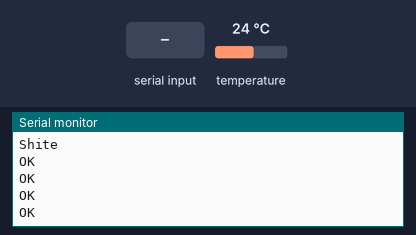
Bench run of a sketch on a simulated Arduino Mega 2560, built with avr-gcc and run on an emulated ATmega2560. Shown: the last lines printed to the serial monitor. The inputs (shaded band) are chosen by the test bench; at power-on: temperature 24 °C. The modem accepts every AT command (registered, SIM ready, sends succeed) and sends nothing else.

Above: at 10.2 s.
10.3 s: "+CMT:\n" received over the second serial link
At 11.5 s:
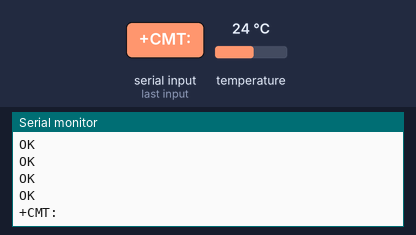
11.8 s: "TestBoton\n" received over the second serial link
At 13.2 s:
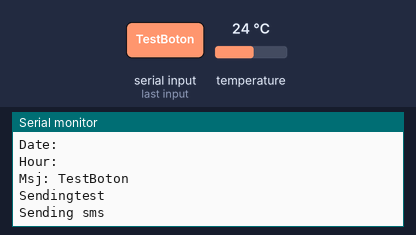

Measured:
- after the input at 10.3 s, the serial monitor: prints a new line at once (image 1)
- after the input at 11.8 s, the serial monitor: prints a new line at once (image 2)

The sketch:

sim900testTiva_.ino
```cpp
#include <OneWire.h>
#include <string.h>
//#include <SoftwareSerial.h>

//SoftwareSerial mySerial(9, 10);
int smsCount = 0;
char sms[250];
int flag = 0;
char first;
char second;
String s;
String code,number,date,hour,msj;
OneWire  ds(10);  // on pin 10 (a 4.7K resistor is necessary)
//const int PF4 = 31;     // the number of the pushbutton pin
//const int LED =  39;
//int buttonState = 0;
//int flag = 0;
int count = 0;
float grados[5];
float grado = 0;
String cadena;

void setup()
{

  Serial.begin(19200);
  delay(1000);
  Serial2.begin(19200);   // Setting the baud rate of GSM Module
  delay(1000);

  Serial.println("Shite");

  //Serial.begin(19200);    // Setting the baud rate of Serial Monitor (Arduino)
  delay(1000);
  Serial2.println("AT+IPR=19200");
  delay(1000);
  Serial2.println("AT\r");
  delay(1000);
  //Serial.println("Test");
  Serial2.println("AT+CMGF=1\r");
  delay(1000);

  delay(1000);
  Serial2.println("AT+CNMI=1,2,0,0,0\r");
    // blurt out contents of new SMS upon receipt to the GSM shield's serial out
  delay(1000);
  //Serial2.println("AT+IPR?");
  delay(1000);
  flag = 1;
}


void loop()
{
  if (Serial2.available() > 0) {
        char incoming_char = Serial2.read();
        //Serial.println(incoming_char);
        s += incoming_char;
        //Serial.println(incoming_char);
  }
    if (s.charAt(s.length() - 1) == '\n') {
        Serial.println(s);
        smsCount++;
        if(smsCount ==1){
            code = s.substring(0,5);
            //Serial.println(s);
            //Serial.println(code);
            //if(code == "OK"){
              //  Serial.println(s);
            //}

            //if(code == "AT+CN"){
              //  Serial.println(s);
            //}
            if(code == "+CMT:"){
                flag = 1;
                number = s.substring(8,19);
                date = s.substring(25,33);
                hour = s.substring(34,42);
            }
            else{
                //flag = 0;
                smsCount = 0;
            }
        }
        if(flag == 1 && smsCount == 2){
            //flag = 0;
            msj = s;
            msj = msj.substring(0,9);
            smsCount = 0;
            Serial.print("Code: ");
            Serial.println(code);
            Serial.print("Number: ");
            Serial.println(number);
            Serial.print("Date: ");
            Serial.println(date);
            Serial.print("Hour: ");
            Serial.println(hour);
            Serial.print("Msj: ");
            Serial.println(msj);
            if(msj.equals("TestBoton")){
                Serial.println("Sendingtest");
                SendMessage();
            }else{
                Serial.println("ErrorTest");
            }
        }

        //Serial.println(s);
        //Serial.println(s.length());
        //sub1 = s.substring(8,18);
        //Serial.println(sub1);
        s="";
    }

  /*
  if (s.charAt(s.length() - 1) == '\n') {
  Serial.println(s);

  //Serial.println(s.substring(0,5));
  s = "";
  }*/

  //RecieveMessage();


}


 void SendMessage()
{
     Serial.println("Sending sms");

     for (count = 0; count <5; count++){
         byte i;
         byte present = 0;
         byte type_s;
         byte data[12];
         byte addr[8];
         float celsius, fahrenheit;


         ds.search(addr);

         if (OneWire::crc8(addr, 7) != addr[7]) {
             Serial.println("CRC is not valid!");
             return;
         }
         // the first ROM byte indicates which chip
         switch (addr[0]) {
         case 0x10:
             Serial.println("  Chip = DS18S20");  // or old DS1820
             type_s = 1;
             break;
         case 0x28:
             //Serial.println("  Chip = DS18B20");
             type_s = 0;
             break;
         case 0x22:
             Serial.println("  Chip = DS1822");
             type_s = 0;
             break;
         default:
             Serial.println("Device is not a DS18x20 family device.");
             return;
         }

         ds.reset();
         ds.select(addr);
         ds.write(0x44, 1);        // start conversion, with parasite power on at the end

         delay(1000);     // maybe 750ms is enough, maybe not
         // we might do a ds.depower() here, but the reset will take care of it.

         present = ds.reset();
         ds.select(addr);
         ds.write(0xBE);         // Read Scratchpad

         // Convert the data to actual temperature
         // because the result is a 16 bit signed integer, it should
         // be stored to an "int16_t" type, which is always 16 bits
         // even when compiled on a 32 bit processor.
         int16_t raw = (data[1] << 8) | data[0];
         if (type_s) {
             raw = raw << 3; // 9 bit resolution default
             if (data[7] == 0x10) {
                 // "count remain" gives full 12 bit resolution
                 raw = (raw & 0xFFF0) + 12 - data[6];
             }
         } else {
             byte cfg = (data[4] & 0x60);
             // at lower res, the low bits are undefined, so let's zero them
             if (cfg == 0x00) raw = raw & ~7;  // 9 bit resolution, 93.75 ms
             else if (cfg == 0x20) raw = raw & ~3; // 10 bit res, 187.5 ms
             else if (cfg == 0x40) raw = raw & ~1; // 11 bit res, 375 ms
             //// default is 12 bit resolution, 750 ms conversion time
         }
         celsius = (float)raw / 16.0;
         fahrenheit = celsius * 1.8 + 32.0;
         grados[count] = celsius;

     }
         //Serial.println(celsius);
         //Serial.print("  Temperature = ");
         //Serial.print(celsius);
         //Serial.print(" Celsius, ");
         //Serial.print(fahrenheit);
         //Serial.println(" Fahrenheit");
         //Serial.println("END-ADDR");


         /*Serial.println("No more addressesX.");
                               Serial.println("END-NOADDR");
                               Serial.println();
                               ds.reset_search();
                               delay(250);
                               return;
             }*/

         for (count = 0; count < 5; count++){

             grado+= grados[count];
         }
         grado /= 5;

         //Serial.print("Grados: ");
         //Serial.println(grado);

         //SendMessage();
         //grado = 0;


         //Serial.print(grados[count]);


     //if (Serial2.available()>0)

     //Serial2.println("AT");
     //delay(1000);
     //Serial.write(Serial2.read());
     //}


     Serial2.println("AT+CMGF=1");    //Sets the GSM Module in Text Mode
     delay(1000);  // Delay of 1000 milli seconds or 1 second
     Serial2.println("AT+CMGS=\"+50241679097\"\r"); // Replace x with mobile number
     delay(1000);
     String gradoStr = String(grado,DEC);
     cadena = "ID01,"+gradoStr+"C";
     Serial2.println(cadena);// The SMS text you want to send
     //Serial2.println("Probando SMS Sim900");// The SMS text you want to send
     delay(100);
     Serial2.println((char)26);// ASCII code of CTRL+Z
     delay(1000);
     RecieveMessage();
}


 void RecieveMessage()
{
  Serial.println("Test3");
  Serial2.println("AT+CNMI=2,2,0,0,0"); // AT Command to receive a live SMS
  delay(1000);
 }
```
